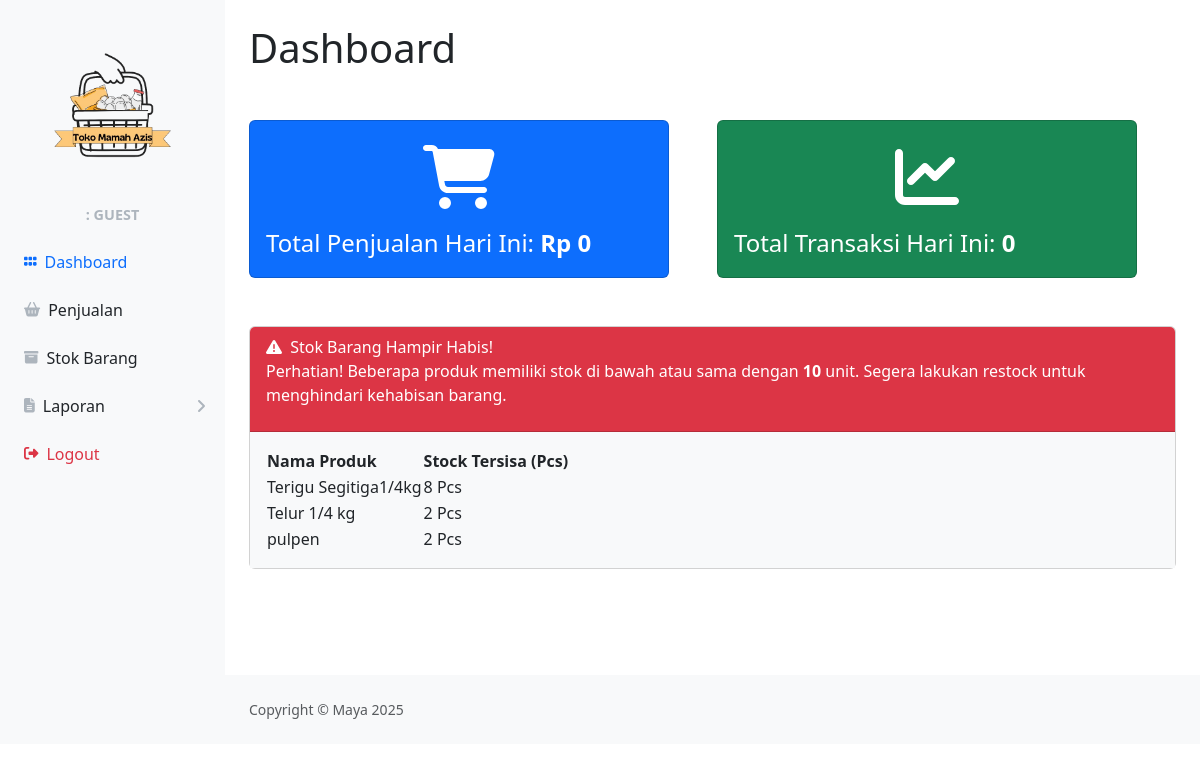
/ (signed in), run on the app's committed database.
### tables this page shows
CREATE TABLE `produk` (
  `idproduk` int(11) NOT NULL,
  `namaproduk` varchar(20) NOT NULL,
  `hargajual` int(11) NOT NULL,
  `hargamodal` int(11) NOT NULL,
  `isi_pcs_per_ctn` int(11) NOT NULL,
  `stock` int(11) NOT NULL,
  `updated_at` datetime DEFAULT current_timestamp() ON UPDATE current_timestamp(),
  `satuan` varchar(20) NOT NULL DEFAULT 'Pcs'
);

### index.php (the view, shortened to what this page needs)
<?php
require 'ceklogin.php';
$displayName = "Guest";
$roleName = "";
?>
<!DOCTYPE html>
<html lang="en">
<head>
    <link href="https://cdn.jsdelivr.net/npm/simple-datatables@7.1.2/dist/style.min.css" rel="stylesheet" />
    <link href="css/styles.css" rel="stylesheet" />
    <link href="https://cdn.jsdelivr.net/npm/bootstrap@5.3.3/dist/css/bootstrap.min.css" rel="stylesheet">
</head>
<body>
<div id="layoutSidenav">
    <div id="layoutSidenav_nav">
        <nav class="sb-sidenav accordion sb-sidenav-light" id="sidenavAccordion">
            <div class="sb-sidenav-menu">
                <div class="nav">
                    <div class="sb-sidenav-menu-heading" style="margin-bottom: 4px; ">
                        <img src="img/logo.png" alt="Logo" style="width: 160px;">
                    </div>
                    <div class="sb-sidenav-menu-heading text-center" style="padding-top: 0; margin-top: 0;">
                        <strong style="font-size: 1.2em;"><?php echo $roleName . ": " . $displayName; ?></strong>
                    </div>
                            <?php
                            $current_page = basename($_SERVER['PHP_SELF']);
                            $report_pages = ['laporan.php', 'laporan_produk.php'];
                            $is_report_active = in_array($current_page, $report_pages);
                            ?>
                            <a class="nav-link w-100 text-start ps-4 <?= ($current_page == 'index.php') ? 'active' : '' ?>" href="index.php">
                                <div class="sb-nav-link-icon"><i class="fas fa-grip-horizontal"></i></div>
                                Dashboard
                            </a>
                            <a class="nav-link w-100 text-start ps-4 <?= ($current_page == 'penjualan.php') ? 'active' : '' ?>" href="penjualan.php">
                                <div class="sb-nav-link-icon"><i class="fas fa-shopping-basket"></i></div>
                                Penjualan
                            </a>
                            <a class="nav-link w-100 text-start ps-4<?= ($current_page == 'stock.php') ? 'active' : '' ?>" href="stock.php">
                                <div class="sb-nav-link-icon"><i class="fas fa-archive"></i></div>
                                Stok Barang
                            </a>
                            <a class="nav-link collapsed w-100 text-start ps-4 <?= $is_report_active ? 'active' : '' ?>"
                                href="#"
                                data-bs-toggle="collapse"
                                data-bs-target="#collapseLaporan"
                                aria-expanded="<?= $is_report_active ? 'true' : 'false' ?>"
                                aria-controls="collapseLaporan">
                                <div class="sb-nav-link-icon"><i class="fa-solid fa-file-lines"></i></div>
                                Laporan
                                <div class="sb-sidenav-collapse-arrow"><i class="fas fa-angle-down"></i></div>
                            </a>
                            <a class="nav-link w-100 text-start ps-4 text-danger" href="logout.php">
                                <div class="sb-nav-link-icon"><i class="fas fa-sign-out-alt text-danger"></i></div>
                                Logout
                            </a>
                </div>
            </div>
        </nav>
    </div>
    <div id="layoutSidenav_content">
        <main>
            <div class="container-fluid px-4">
                <h1 class="mt-4 mb-5">Dashboard</h1>
                <?php
                $tanggalHariIni = date('Y-m-d');
                $sql = "
                    SELECT SUM(dp.jumlah * p.hargajual) AS total_hari_ini
                    FROM penjualan ps
                    JOIN detailpenjualan dp ON ps.idpenjualan = dp.idpenjualan
                    JOIN produk p ON dp.idproduk = p.idproduk
                    WHERE DATE(ps.tanggal) = ?
                ";
                $stmt = $c->prepare($sql);
                $stmt->bind_param("s", $tanggalHariIni);
                $stmt->execute();
                $result = $stmt->get_result();
                $row = $result->fetch_assoc();
                $totalHariIni = $row['total_hari_ini'] ?? 0;
                $h1 = "Rp " . number_format($totalHariIni, 0, ',', '.');
                ?>
                <?php
                $sql = "SELECT COUNT(*) AS total_transaksi FROM penjualan WHERE DATE(tanggal) = ?";
                $stmt = $c->prepare($sql);
                $stmt->bind_param("s", $tanggalHariIni);
                $stmt->execute();
                $result = $stmt->get_result();
                $row = $result->fetch_assoc();
                $h2 = $row['total_transaksi'] ?? 0;
                ?>
                <div class="d-flex flex-wrap gap-5">
                    <div class="card bg-primary text-white" style="min-width: 420px;">
                        <i class="fas fa-shopping-cart mt-4" style="font-size: 4rem;"></i>
                        <div class="card-body" style="font-size: 1.5rem;">Total Penjualan Hari Ini:  <strong><?= $h1; ?></strong></div>
                    </div>
                    <div class="card bg-success text-white" style="min-width: 420px;">
                        <i class="fas fa-chart-line mt-4" style="font-size: 4rem;"></i>
                        <div class="card-body" style="font-size: 1.5rem;">Total Transaksi Hari Ini: <strong><?= $h2; ?></strong></div>
                    </div>
                </div>
                <br> <br>
                <?php
                $batas_stok_minimum = 10;
                $sql_stok_habis = "SELECT namaproduk, stock, isi_pcs_per_ctn FROM produk WHERE stock <= ? ORDER BY stock ASC";
                $stmt_stok_habis = $c->prepare($sql_stok_habis);
                $stmt_stok_habis->bind_param("i", $batas_stok_minimum);
                $stmt_stok_habis->execute();
                $result_stok_habis = $stmt_stok_habis->get_result();
                if ($result_stok_habis->num_rows > 0) {
                ?>
                    <div class="card mb-4  text-white" style="max-width: 1050px;">
                        <div class="card-header bg-danger">
                            <i class="fas fa-exclamation-triangle me-1"></i>
                            Stok Barang Hampir Habis!
                            <p>Perhatian! Beberapa produk memiliki stok di bawah atau sama dengan <strong><?= $batas_stok_minimum; ?></strong> unit. Segera lakukan restock untuk menghindari kehabisan barang.</p>
                        </div>
                        <div class="card-body bg-light ">
                            <div class="table-responsive">
                                <table id="datatablesSimple" class="text-dark">
                                    <thead>
                                        <tr>
                                            <th>Nama Produk</th>
                                            <th>Stock Tersisa (Pcs)</th>
                                        </tr>
                                    </thead>
                                    <tbody>
                                        <?php
                                        while ($row_stok = $result_stok_habis->fetch_assoc()) {
                                            $stock_in_pcs = $row_stok['stock'];
                                            $isi_pcs_per_ctn = $row_stok['isi_pcs_per_ctn'];
                                            $remaining_pcs = $stock_in_pcs;
                                            if ($isi_pcs_per_ctn > 0) {
                                                $remaining_pcs = $stock_in_pcs % $isi_pcs_per_ctn;
                                            }
                                            echo "<tr>";
                                            echo "<td>" . htmlspecialchars($row_stok['namaproduk']) . "</td>";
                                            echo "<td>" . $remaining_pcs . " Pcs</td>";
                                            echo "</tr>";
                                        }
                                        ?>
                                    </tbody>
                                </table>
                            </div>
                        </div>
                    </div>
                <?php
                }
                ?>
            </div>
        </main>
        <footer class="py-4 bg-light mt-auto">
            <div class="container-fluid px-4">
                <div class="d-flex align-items-center justify-content-between small">
                    <div class="text-muted">Copyright &copy; Maya 2025</div>
                </div>
            </div>
        </footer>
    </div>
</div>
</body>
</html>

### data on the page
produk: namaproduk "Terigu Segitiga1/4kg", stock "8"
produk: namaproduk "Telur 1/4 kg", remaining_pcs "2"
produk: namaproduk "pulpen", remaining_pcs "2"

### other printed values
$displayName "GUEST"
$h1 "Rp 0"
$h2 "0"
$batas_stok_minimum "10"
